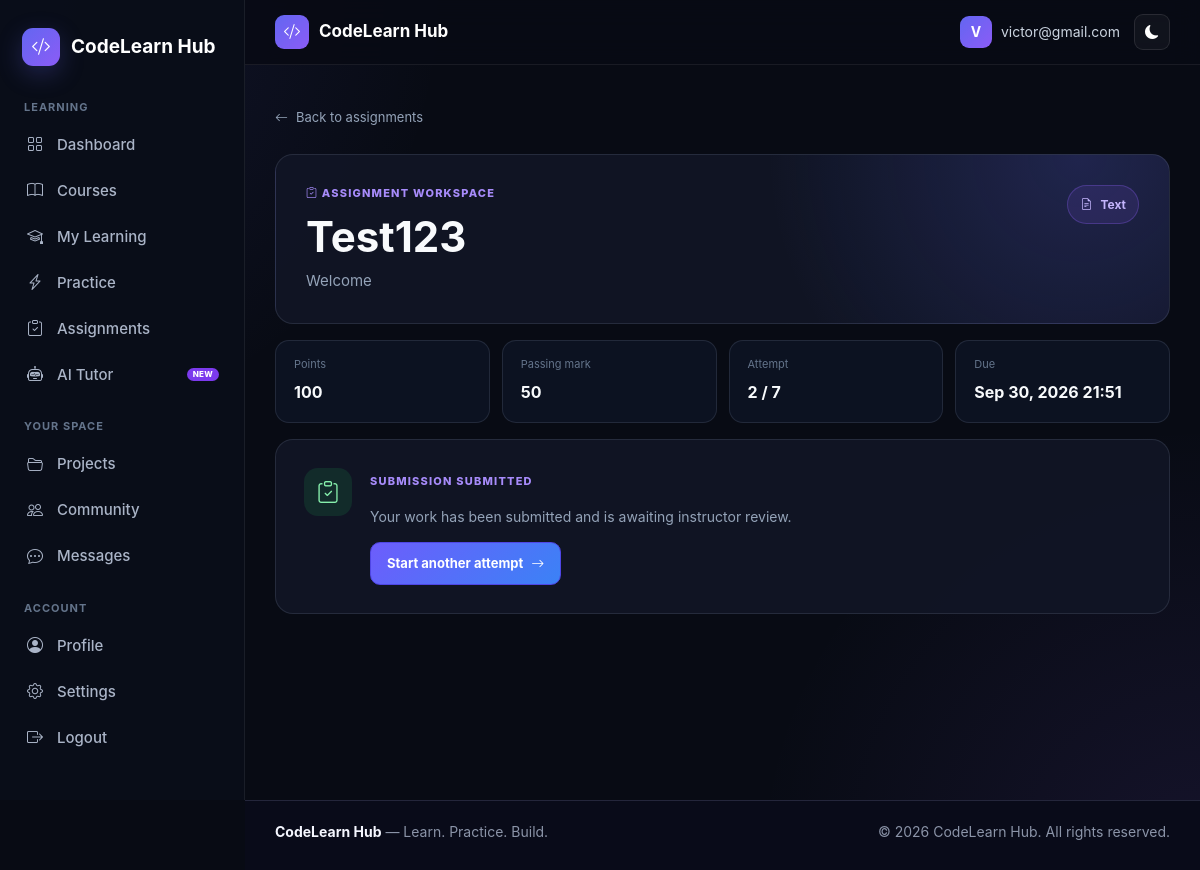
/assignments/1/ (signed in), run on the app's committed database.
### blog/models.py (models this page shows, shortened)
class Assignment(models.Model):
    lesson = models.ForeignKey(
        Lesson,
        on_delete=models.CASCADE,
        related_name='assignments',
        null=True,
        blank=True
    )
    course = models.ForeignKey(
        Post,
        on_delete=models.CASCADE,
        related_name='assignments',
        null=True,
        blank=True
    )
    SOURCE_CHOICES = [
        ('STANDALONE', 'Standalone'),
        ('COURSE', 'Course'),
    ]
    TYPE_CHOICES = [
        ('QUIZ', 'Quiz'),
        ('CODING', 'Coding'),
        ('TEXT', 'Text'),
        ('FILE_UPLOAD', 'File upload'),
        ('PROJECT', 'Project'),
    ]
    STATUS_CHOICES = [
        ('DRAFT', 'Draft'),
        ('PUBLISHED', 'Published'),
        ('ARCHIVED', 'Archived'),
    ]
    title = models.CharField(
        max_length=200
    )
    description = models.TextField()
    instructions = models.TextField(blank=True)
    assignment_source = models.CharField(max_length=20, choices=SOURCE_CHOICES, default='COURSE')
    assignment_type = models.CharField(max_length=20, choices=TYPE_CHOICES, default='TEXT')
    difficulty = models.CharField(max_length=20, default='Beginner')
    max_score = models.PositiveIntegerField(
        default=100
    )
    passing_marks = models.PositiveIntegerField(default=50)
    estimated_duration = models.PositiveIntegerField(default=30)
    release_date = models.DateTimeField(null=True, blank=True)
    due_date = models.DateTimeField(null=True, blank=True)
    max_attempts = models.PositiveIntegerField(default=1)
    late_submission_allowed = models.BooleanField(default=False)
    required = models.BooleanField(default=False)
    status = models.CharField(max_length=20, choices=STATUS_CHOICES, default='DRAFT')
    created_by = models.ForeignKey(User, on_delete=models.SET_NULL, null=True, blank=True, related_name='created_assignments')
    published_at = models.DateTimeField(null=True, blank=True)
    created_at = models.DateTimeField(
        auto_now_add=True
    )

class AssignmentAttempt(models.Model):
    STATUS_CHOICES = [
        ('IN_PROGRESS', 'In progress'),
        ('SUBMITTED', 'Submitted'),
        ('EVALUATED', 'Evaluated'),
    ]
    assignment = models.ForeignKey(Assignment, on_delete=models.CASCADE, related_name='attempts')
    user = models.ForeignKey(User, on_delete=models.CASCADE, related_name='assignment_attempts')
    attempt_number = models.PositiveIntegerField()
    status = models.CharField(max_length=20, choices=STATUS_CHOICES, default='IN_PROGRESS')
    answer_data = models.JSONField(default=dict, blank=True)
    source_code = models.TextField(blank=True)
    language = models.CharField(max_length=30, blank=True)
    score = models.PositiveIntegerField(null=True, blank=True)
    max_score = models.PositiveIntegerField(default=0)
    percentage = models.PositiveIntegerField(null=True, blank=True)
    passed = models.BooleanField(null=True, blank=True)
    feedback = models.TextField(blank=True)
    started_at = models.DateTimeField(auto_now_add=True)
    last_saved_at = models.DateTimeField(auto_now=True)
    submitted_at = models.DateTimeField(null=True, blank=True)
    evaluated_at = models.DateTimeField(null=True, blank=True)
    class Meta:
        constraints = [models.UniqueConstraint(fields=('assignment', 'user', 'attempt_number'), name='unique_assignment_attempt_number')]

### blog/views.py (the view, shortened to what this page needs)
@login_required
def assignment_attempt(request, pk):
    assignment = get_object_or_404(Assignment.objects.select_related('course', 'lesson__course'), pk=pk)
    if not _can_access_assignment(request.user, assignment):
        return HttpResponseForbidden('You do not have access to this assignment.')
    if assignment.lesson and not can_access_lesson(request.user, assignment.lesson):
        return HttpResponseForbidden('Complete the earlier lessons first.')
    progress, _ = UserAssignmentProgress.objects.get_or_create(
        user=request.user,
        assignment=assignment
    )
    attempt = progress.latest_attempt
    start_new_attempt = request.GET.get('new') == '1'
    questions = assignment.questions.select_related('assignment').prefetch_related('options').order_by('order', 'id')
    return render(request, 'blog/assignment_attempt.html', {
        'assignment': assignment,
        'attempt': attempt,
        'questions': questions,
        'submission': AssignmentSubmission.objects.filter(
            assignment=assignment,
            student=request.user,
        ).order_by('-submitted_at').first(),
        'can_retry': attempt.status != 'IN_PROGRESS' and progress.attempts_used < assignment.max_attempts,
    })

### blog/context_processors.py (called while the page is built)
def site_name(request):
    return {
        "SITE_NAME": settings.SITE_NAME
    }

def unread_message_count(request):
    if not request.user.is_authenticated:
        return {
            "UNREAD_MESSAGE_COUNT": 0
        }
    count = Message.objects.filter(
        Q(conversation__project_owner=request.user) |
        Q(conversation__participant=request.user),
        is_read=False
    ).exclude(
        sender=request.user
    ).count()
    return {
        "UNREAD_MESSAGE_COUNT": count
    }

### blog/services/course_progress.py (called while the page is built, shortened)
def can_access_lesson(student, lesson):
    if not Enrollment.objects.filter(student=student, course=lesson.course).exists():
        return False
    if not lesson.course.sequential_learning:
        return True

### blog/views.py (called while the page is built)
def _assignment_course(assignment):
    return assignment.course or (assignment.lesson.course if assignment.lesson else None)

def _can_access_assignment(user, assignment):
    if not assignment or assignment.status != 'PUBLISHED':
        return False
    if assignment.release_date and assignment.release_date > timezone.now():
        return False
    if assignment.assignment_source == 'STANDALONE':
        return assignment.audiences.filter(
            audience_type='ALL_USERS'
        ).exists() or assignment.audiences.filter(
            audience_type='SELECTED_USER', user=user
        ).exists()
    course = _assignment_course(assignment)
    return bool(course and Enrollment.objects.filter(student=user, course=course).exists())

### templates/blog/assignment_attempt.html (shortened to what this page needs)
{% extends "blog/base.html" %}
{% load static %}
{% block extra_css %}
<link rel="stylesheet" href="{% static 'css/assignment_attempt.css' %}">
{% endblock %}
{% block content %}
<div class="assignment-attempt-page">
    <a class="assignment-back-link" href="{% url 'blog:assignments' %}">
        <i class="bi bi-arrow-left"></i> Back to assignments
    </a>
    <section class="assignment-attempt-header">
        <div>
            <div class="assignment-eyebrow"><i class="bi bi-clipboard-check"></i> Assignment workspace</div>
            <h1>{{ assignment.title }}</h1>
            <p>{{ assignment.instructions|default:assignment.description }}</p>
        </div>
        <div class="assignment-type-badge">
            <i
                class="bi bi-{% if assignment.assignment_type == 'QUIZ' %}ui-checks{% elif assignment.assignment_type == 'CODING' %}code-slash{% else %}file-earmark-text{% endif %}"></i>
            {{ assignment.get_assignment_type_display }}
        </div>
    </section>
    <div class="assignment-attempt-meta">
        <div><span>Points</span><strong>{{ assignment.max_score }}</strong></div>
        <div><span>Passing mark</span><strong>{{ assignment.passing_marks }}</strong></div>
        <div><span>Attempt</span><strong>{{ attempt.attempt_number }} / {{ assignment.max_attempts }}</strong></div>
        {% if assignment.due_date %}<div><span>Due</span><strong>{{ assignment.due_date|date:"M j, Y H:i" }}</strong>
        </div>{% endif %}
    </div>
    {% if attempt.status != 'IN_PROGRESS' %}
    <section class="assignment-result-card" aria-live="polite">
        <div class="result-icon"><i class="bi bi-{% if attempt.passed %}check2{% else %}clipboard-check{% endif %}"></i>
        </div>
        <div class="result-copy">
            <span class="result-kicker">Submission {{ attempt.status|lower }}</span>
            {% if attempt.score != None %}
            <p class="result-score">Score: {{ attempt.score }} / {{ attempt.max_score }} <span>({{ attempt.percentage
                    }}%)</span></p>
            {% else %}
            <p>Your work has been submitted and is awaiting instructor review.</p>
            {% endif %}
            {% if can_retry %}<a class="assignment-primary-button" href="?new=1">Start another attempt <i
                    class="bi bi-arrow-right"></i></a>{% endif %}
        </div>
    </section>
    {% endif %}
</div>
{% endblock %}

### templates/blog/includes/navbar.html
<nav class="top-navbar">
    <div class="top-navbar-left">
        <a href="{% url 'blog:dashboard' %}" class="navbar-brand">
            <div class="navbar-brand-icon">
                <i class="bi bi-code-slash"></i>
            </div>
           <span>{{ SITE_NAME }}</span>
        </a>
    </div>
    <div class="top-navbar-right">
        {% if user.is_authenticated %}
            <div class="navbar-user">
                <div class="navbar-avatar">
                    {{ user.email|first|upper }}
                </div>
                <span>
                    {{ user.email }}
                </span>
            </div>
        {% endif %}
        <button
            type="button"
            class="theme-toggle"
            id="themeToggle"
            onclick="toggleTheme()"
            aria-label="Toggle theme"
        >
            <i class="bi bi-moon-fill" id="themeIcon"></i>
        </button>
    </div>
</nav>

### static/css/global.css (style rules this page uses)
* { box-sizing: border-box; }
html { scroll-behavior: smooth; }
body { margin: 0; min-height: 100vh; font-family: Inter, Arial, sans-serif; font-size: 15px; line-height: 1.6; background: radial-gradient( circle at top left, rgba(99, 102, 241, 0.12), transparent 30% ), radial-gradient( circle at bottom right, rgba(139, 92, 246, 0.10), transparent 30% ), #080b14; color: #f8fafc; }
a, a:hover, a:focus, a:active { text-decoration: none !important; }
p { font-size: 15px; line-height: 1.65; }
button, input, select, textarea { font-family: inherit; font-size: 14px; }
.top-navbar { position: sticky; top: 0; z-index: 900; height: 65px; margin-left: 245px; padding: 0 30px; display: flex; align-items: center; justify-content: space-between; background: rgba(8, 11, 20, 0.90); border-bottom: 1px solid rgba(255, 255, 255, 0.07); backdrop-filter: blur(14px); }
.navbar-brand { display: flex; align-items: center; gap: 10px; color: #fff; font-size: 18px; font-weight: 700; }
.navbar-brand-icon { width: 34px; height: 34px; display: flex; align-items: center; justify-content: center; border-radius: 9px; background: linear-gradient( 135deg, #6366f1, #8b5cf6 ); color: white; }
.top-navbar-right { display: flex; align-items: center; gap: 14px; }
.navbar-user { display: flex; align-items: center; gap: 9px; color: #cbd5e1; font-size: 14px; }
.navbar-avatar { width: 32px; height: 32px; display: flex; align-items: center; justify-content: center; border-radius: 9px; background: linear-gradient( 135deg, #6366f1, #8b5cf6 ); color: white; font-weight: 700; }
.theme-toggle { width: 36px; height: 36px; display: flex; align-items: center; justify-content: center; border: 1px solid rgba(255, 255, 255, 0.10); border-radius: 9px; background: rgba(255, 255, 255, 0.04); color: white; cursor: pointer; transition: 0.2s ease; }
.main-content p { font-size: 15px !important; line-height: 1.65 !important; }
.top-navbar, .navbar-user { font-size: 14px; }
main.main-content p { font-size: 15px !important; line-height: 1.65 !important; }
main.main-content span:not(.badge):not(.new-badge):not(.status):not(.tag):not(.chip) { line-height: 1.45; }
main.main-content i.bi { font-size: revert; }
html, body { scrollbar-width: none !important; -ms-overflow-style: none !important; }

### static/css/theme.css (style rules this page uses)
:root { --bg: #080b14; --bg-secondary: #0f1422; --card: rgba(17, 24, 39, 0.88); --card-solid: #111827; --text: #f8fafc; --text-secondary: #cbd5e1; --muted: #94a3b8; --dim: #64748b; --border: rgba(255, 255, 255, 0.08); --primary: #6366f1; --primary-dark: #4f46e5; --purple: #8b5cf6; --shadow: rgba(0, 0, 0, 0.25); }

### static/css/readability.css (style rules this page uses)
:root { --readable-body-size: 15px; --readable-secondary-size: 14px; }
body { font-size: var(--readable-body-size); line-height: 1.6; }
.main-content p { font-size: var(--readable-body-size) !important; line-height: 1.65 !important; }
.top-navbar, .navbar-user { font-size: 14px; }
.navbar-brand { font-size: 17px; }
.main-content [class*="card"] p { font-size: var(--readable-secondary-size) !important; line-height: 1.6 !important; }
.bi, [class^="bi-"], [class*=" bi-"] { line-height: 1; }

### data on the page
Assignment: title "Test123", instructions "Welcome", assignment_type "Text", max_score "100", passing_marks "50", max_attempts "7", due_date "Sep 30, 2026 21:51"
AssignmentAttempt: attempt_number "2", status "SUBMITTED"

### other printed values
{{ SITE_NAME }} "CodeLearn Hub"
{{ user.email|first|upper }} "V"
{{ user.email }} "victor@gmail.com"
